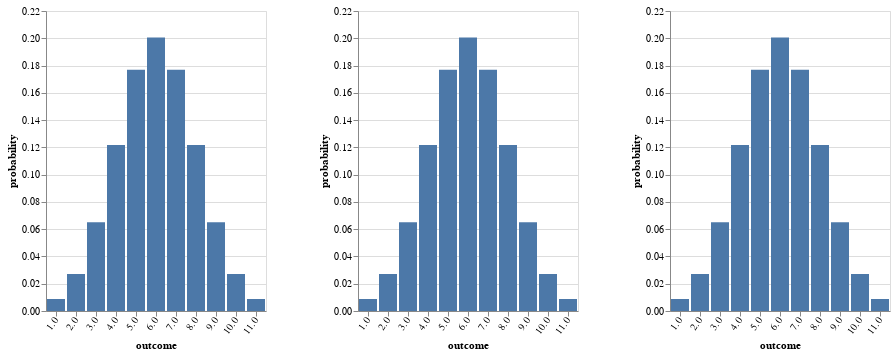

The notebook cell saved with this chart:
### Code cell
vlShow . sidewaysDists <$> sequence
  [ barFromDist <$> enumD ((`ht` John) <$> worldPrior)
  , barFromDist <$> enumD ((`ht` Mary) <$> worldPrior)
  , barFromDist <$> enumD ((`ht` Fred) <$> worldPrior)
  ]

### Figure 1 — Vega-Lite specification as saved in the notebook (floating-point values rounded to 4 significant figures)
{"$schema": "https://vega.github.io/schema/vega-lite/v3.json", "hconcat": [{"$schema": "https://vega.github.io/schema/vega-lite/v3.json", "data": {"values": [{"outcome": "1.0", "probability": 0.008812}, {"outcome": "2.0", "probability": 0.02714}, {"outcome": "3.0", "probability": 0.06511}, {"outcome": "4.0", "probability": 0.1216}, {"outcome": "5.0", "probability": 0.177}, {"outcome": "6.0", "probability": 0.2006}, {"outcome": "7.0", "probability": 0.177}, {"outcome": "8.0", "probability": 0.1216}, {"outcome": "9.0", "probability": 0.06511}, {"outcome": "10.0", "probability": 0.02714}, {"outcome": "11.0", "probability": 0.008812}]}, "description": "", "encoding": {"x": {"axis": {"labelAngle": -55}, "field": "outcome", "scale": {"rangeStep": 30}, "sort": null, "type": "ordinal"}, "y": {"field": "probability", "type": "quantitative"}}, "mark": "bar"}, {"$schema": "https://vega.github.io/schema/vega-lite/v3.json", "data": {"values": [{"outcome": "1.0", "probability": 0.008812}, {"outcome": "2.0", "probability": 0.02714}, {"outcome": "3.0", "probability": 0.06511}, {"outcome": "4.0", "probability": 0.1216}, {"outcome": "5.0", "probability": 0.177}, {"outcome": "6.0", "probability": 0.2006}, {"outcome": "7.0", "probability": 0.177}, {"outcome": "8.0", "probability": 0.1216}, {"outcome": "9.0", "probability": 0.06511}, {"outcome": "10.0", "probability": 0.02714}, {"outcome": "11.0", "probability": 0.008812}]}, "description": "", "encoding": {"x": {"axis": {"labelAngle": -55}, "field": "outcome", "scale": {"rangeStep": 30}, "sort": null, "type": "ordinal"}, "y": {"field": "probability", "type": "quantitative"}}, "mark": "bar"}, {"$schema": "https://vega.github.io/schema/vega-lite/v3.json", "data": {"values": [{"outcome": "1.0", "probability": 0.008812}, {"outcome": "2.0", "probability": 0.02714}, {"outcome": "3.0", "probability": 0.06511}, {"outcome": "4.0", "probability": 0.1216}, {"outcome": "5.0", "probability": 0.177}, {"outcome": "6.0", "probability": 0.2006}, {"outcome": "7.0", "probability": 0.177}, {"outcome": "8.0", "probability": 0.1216}, {"outcome": "9.0", "probability": 0.06511}, {"outcome": "10.0", "probability": 0.02714}, {"outcome": "11.0", "probability": 0.008812}]}, "description": "", "encoding": {"x": {"axis": {"labelAngle": -55}, "field": "outcome", "scale": {"rangeStep": 30}, "sort": null, "type": "ordinal"}, "y": {"field": "probability", "type": "quantitative"}}, "mark": "bar"}], "spacing": 50}
